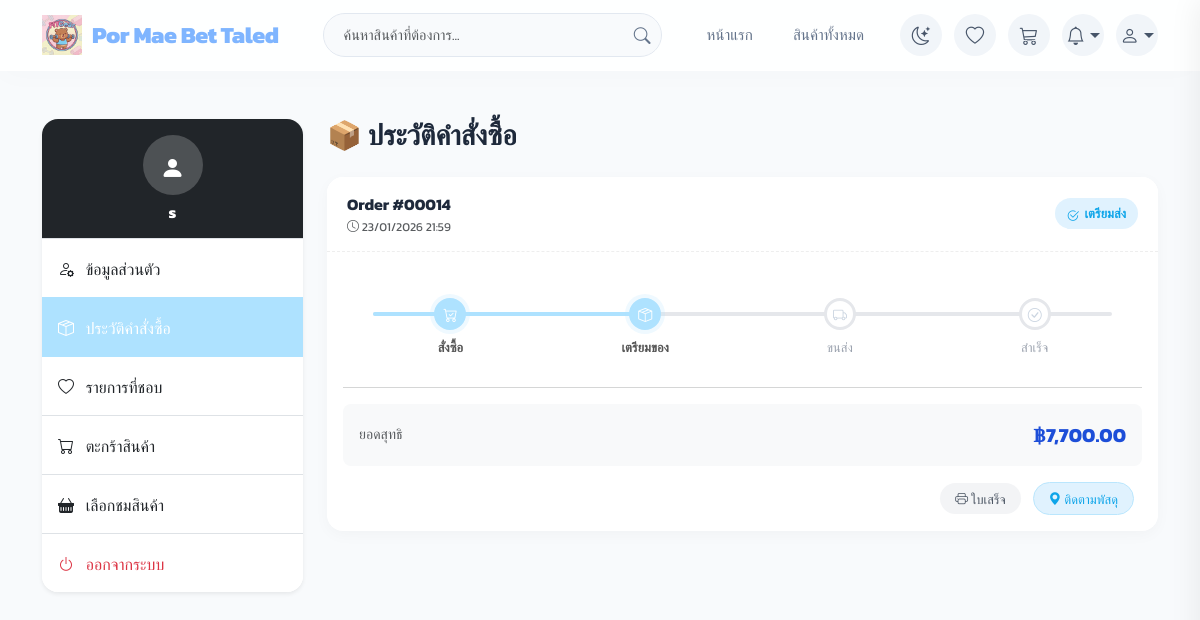
The page /my_orders.php (signed in) on the database as committed earlier.
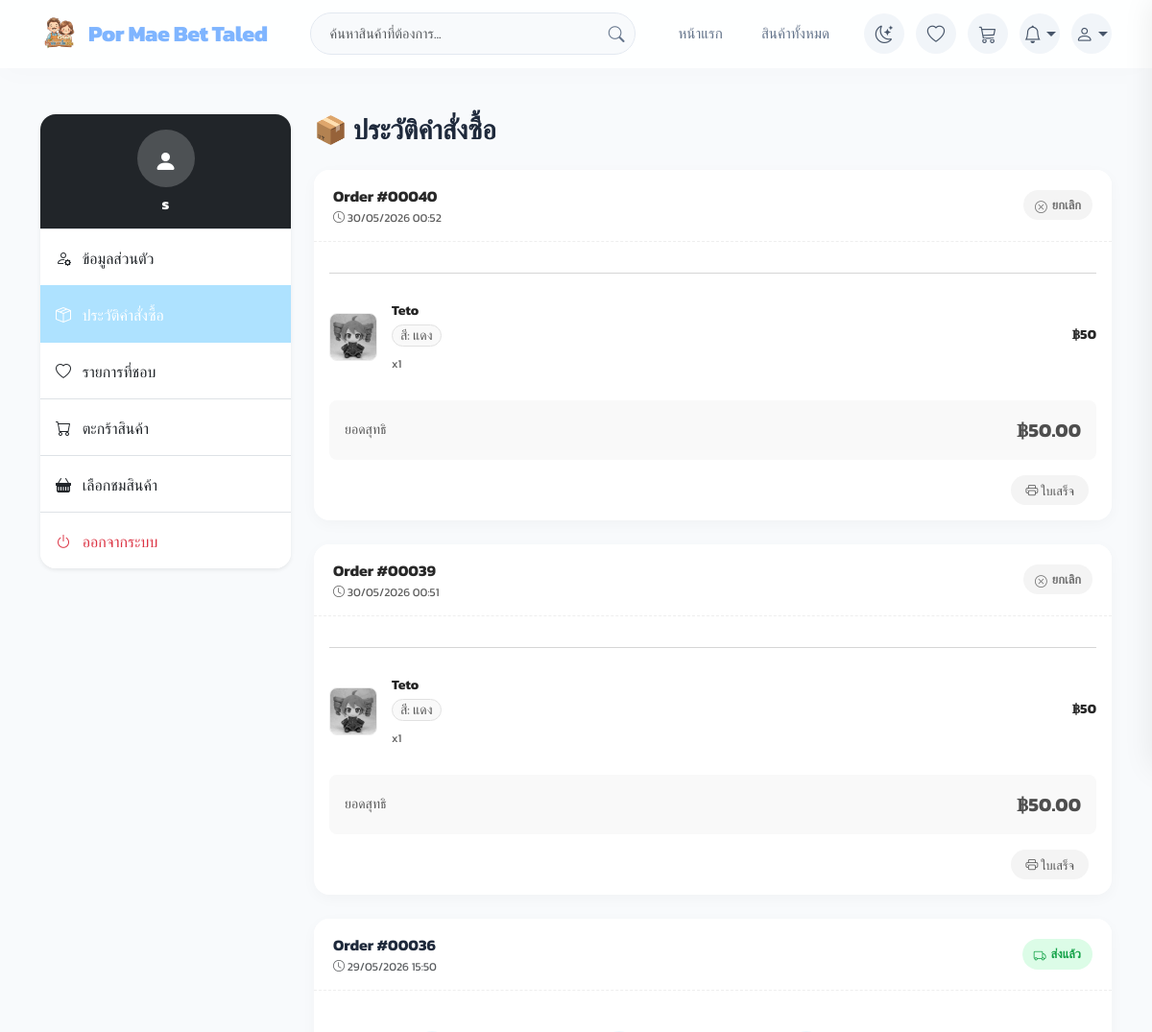
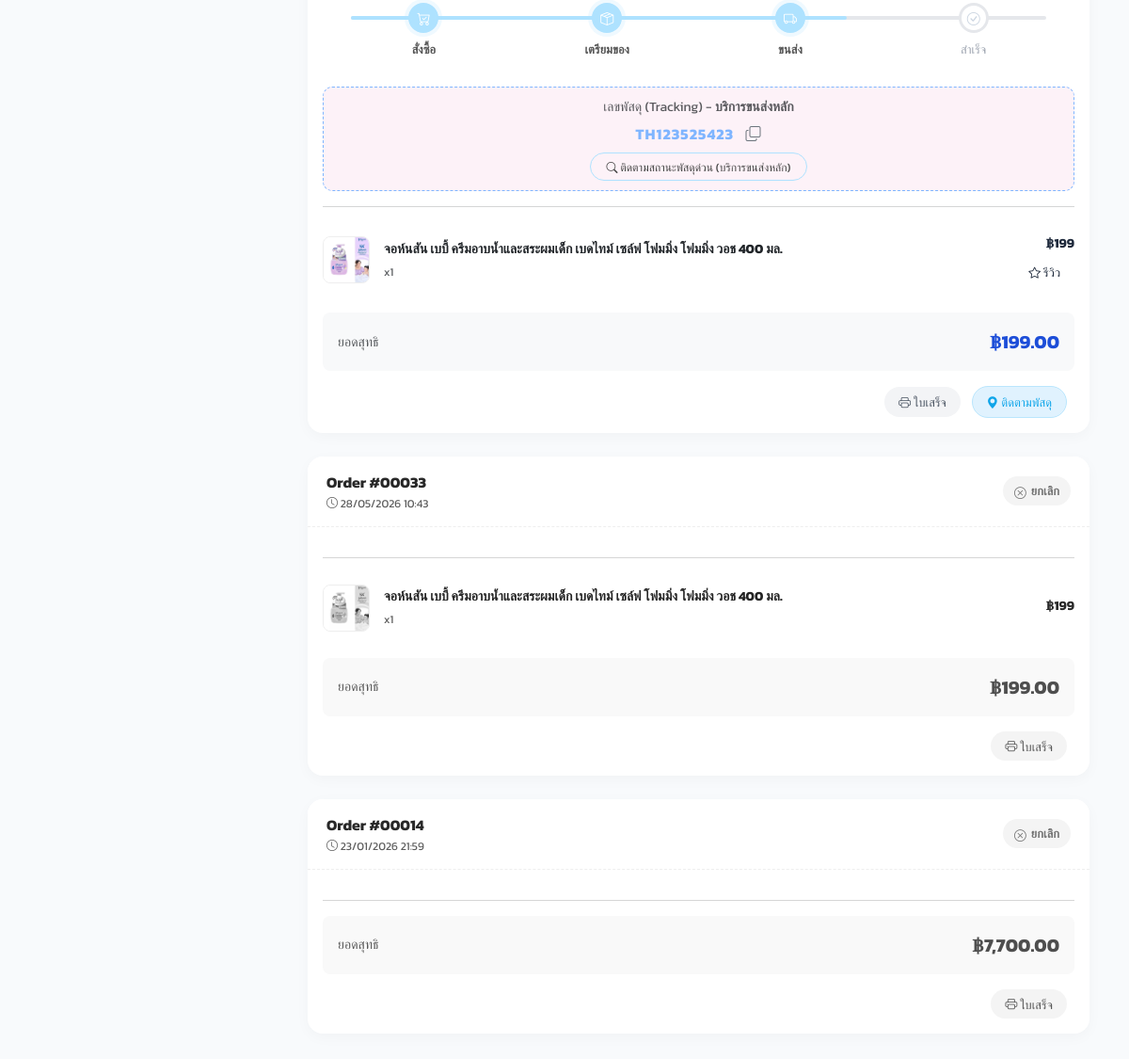
The same page on the database as committed later (2 pictures, top to bottom).
### tables this page shows
CREATE TABLE `shop_settings` (
  `id` int(11) NOT NULL,
  `shop_name` varchar(255) NOT NULL,
  `address` text NOT NULL,
  `phone` varchar(50) DEFAULT NULL,
  `shop_email` varchar(255) DEFAULT NULL,
  `print_remark` text DEFAULT NULL,
  `shop_icon` varchar(255) DEFAULT 'default_icon.png',
  `smtp_host` varchar(100) DEFAULT 'smtp.gmail.com',
  `smtp_port` int(11) DEFAULT 587,
  `smtp_user` varchar(100) DEFAULT NULL,
  `smtp_pass` varchar(100) DEFAULT NULL,
  `smtp_secure` varchar(10) DEFAULT 'tls',
  `auto_flash_sale` int(11) DEFAULT 0,
  `auto_flash_discount` int(11) DEFAULT 20,
  `auto_flash_duration` int(11) DEFAULT 2,
  `welcome_promo_enabled` int(11) DEFAULT 1,
  `welcome_promo_coupon` varchar(50) DEFAULT NULL,
  `shipping_fee_fixed` decimal(10,2) DEFAULT 40.00,
  `shipping_free_threshold` decimal(10,2) DEFAULT 350.00,
  `points_earn_rate` int(11) NOT NULL DEFAULT 100,
  `points_spend_rate` int(11) NOT NULL DEFAULT 1,
  `line_notify_token` varchar(255) DEFAULT NULL
);

CREATE TABLE `orders` (
  `id` int(11) NOT NULL,
  `user_id` int(11) DEFAULT NULL,
  `total_price` decimal(10,2) DEFAULT NULL,
  `discount_amount` decimal(10,2) DEFAULT 0.00,
  `final_price` decimal(10,2) DEFAULT 0.00,
  `coupon_code` varchar(50) DEFAULT NULL,
  `status` enum('pending','approved','shipping','completed','cancelled') DEFAULT 'pending',
  `payment_method` varchar(100) DEFAULT NULL,
  `address` text DEFAULT NULL,
  `payment_slip` varchar(255) DEFAULT NULL,
  `tracking_no` varchar(100) DEFAULT NULL,
  `shipping_carrier` varchar(100) DEFAULT NULL,
  `order_date` timestamp NOT NULL DEFAULT current_timestamp(),
  `admin_note` text DEFAULT NULL,
  `points_earned` int(11) DEFAULT 0,
  `points_spent` int(11) DEFAULT 0,
  `points_discount` decimal(10,2) DEFAULT 0.00
);

CREATE TABLE `order_items` (
  `id` int(11) NOT NULL,
  `order_id` int(11) NOT NULL,
  `product_id` int(11) NOT NULL,
  `quantity` int(11) NOT NULL,
  `price` decimal(10,2) NOT NULL,
  `import_cost` decimal(10,2) DEFAULT 0.00,
  `selected_option` text DEFAULT NULL
);

CREATE TABLE `products` (
  `id` int(11) NOT NULL,
  `category_id` int(11) DEFAULT NULL,
  `name` varchar(255) NOT NULL,
  `price` decimal(10,2) NOT NULL,
  `description` text DEFAULT NULL,
  `image` varchar(255) DEFAULT NULL,
  `stock` int(11) DEFAULT 100,
  `options` text DEFAULT NULL
);

### db.php (called while the page is built, shortened)
<?php
$servername = "localhost";
$username = "herbar79_1234";
$password = "Dc6JtpaKJb2HTNff2qs3";
$dbname = "herbar79_1234";
try {
    $conn = mysqli_connect($servername, $username, $password, $dbname);
} catch (mysqli_sql_exception $e) {
    $conn = false;
}
mysqli_set_charset($conn, "utf8");
mysqli_query($conn, "SET time_zone = '+07:00'");
$check_table = mysqli_query($conn, "SHOW TABLES LIKE 'shop_settings'");
if ($check_table && mysqli_num_rows($check_table) > 0) {
    $shop_info_query = mysqli_query($conn, "SELECT * FROM shop_settings WHERE id=1");
    if ($shop_info_query && mysqli_num_rows($shop_info_query) > 0) {
        $shop_info = mysqli_fetch_assoc($shop_info_query);
        if (!empty($shop_info['shop_icon'])) {
            $current_favicon = "uploads/" . $shop_info['shop_icon'];
        }
    }
}
?>

### my_orders.php (the view, shortened to what the rows shown need)
<?php
include 'db.php';
$user_id = $_SESSION['user_id'];
include 'header.php';
?>
<div class="container py-5">
    <div class="row">
        <div class="col-lg-9">
            <?php
            $sql = "SELECT * FROM orders WHERE user_id = '$user_id' ORDER BY id DESC";
            $res = mysqli_query($conn, $sql);
            if (mysqli_num_rows($res) > 0):
                while($row = mysqli_fetch_assoc($res)):
                    $oid = $row['id'];
                    $status = $row['status'];
                    $s1 = ($status != 'cancelled') ? 'active' : '';
                    $s2 = ($status == 'approved' || $status == 'shipping' || $status == 'completed') ? 'active' : '';
                    $s3 = ($status == 'shipping' || $status == 'completed') ? 'active' : '';
                    $s4 = ($status == 'completed') ? 'active' : '';
            ?>
            <div class="order-card animate__animated animate__fadeInUp <?= $status == 'cancelled' ? 'cancelled' : '' ?>">
                <div class="card-header-custom">
                    <div>
                        <div class="fw-bold">Order #<?= str_pad($row['id'], 5, '0', STR_PAD_LEFT) ?></div>
                        <div class="text-muted small" style="font-size: 0.75rem;"><i class="bi bi-clock"></i> <?= date('d/m/Y H:i', strtotime($row['order_date'])) ?></div>
                    </div>
                    <div>
                        <?php
                        if($status == 'pending') echo '<span class="status-badge status-pending"><i class="bi bi-hourglass-split"></i> รอตรวจสอบ</span>';
                        elseif($status == 'approved') echo '<span class="status-badge status-approved"><i class="bi bi-check2-circle"></i> เตรียมส่ง</span>';
                        elseif($status == 'shipping') echo '<span class="status-badge status-shipping"><i class="bi bi-truck"></i> ส่งแล้ว</span>';
                        elseif($status == 'completed') echo '<span class="status-badge status-completed"><i class="bi bi-check-circle-fill"></i> สำเร็จ</span>';
                        else echo '<span class="status-badge status-cancelled"><i class="bi bi-x-circle"></i> ยกเลิก</span>';
                        ?>
                    </div>
                </div>
                <div class="p-3">
                    <?php if($status != 'cancelled'): ?>
                        <?php
                        $progress_width = match($status) {
                            'pending' => '0%',
                            'approved' => '33%',
                            'shipping' => '66%',
                            'completed' => '100%',
                            default => '0%'
                        };
                        ?>
                        <div class="step-progress">
                            <div class="step-progress-line" style="width: <?= $progress_width ?>;"></div>
                            <div class="step-item <?= $s1 ?>"><div class="step-circle"><i class="bi bi-cart-check"></i></div><div class="step-text">สั่งซื้อ</div></div>
                            <div class="step-item <?= $s2 ?>"><div class="step-circle"><i class="bi bi-box-seam"></i></div><div class="step-text">เตรียมของ</div></div>
                            <div class="step-item <?= $s3 ?>"><div class="step-circle"><i class="bi bi-truck"></i></div><div class="step-text">ขนส่ง</div></div>
                            <div class="step-item <?= $s4 ?>"><div class="step-circle"><i class="bi bi-check-circle"></i></div><div class="step-text">สำเร็จ</div></div>
                        </div>
                        <?php if(($status == 'shipping' || $status == 'completed') && !empty($row['tracking_no'])): ?>
                            <?php
                            $carrier_code = $row['shipping_carrier'] ?? 'other';
                            $carrier_label = match($carrier_code) {
                                'thailandpost' => 'ไปรษณีย์ไทย',
                                'kerry', 'kex' => 'KEX Express',
                                'flash' => 'Flash Express',
                                'jnt' => 'J&T Express',
                                default => 'บริการขนส่งหลัก'
                            };
                            $track_url = match($carrier_code) {
                                'thailandpost' => "https://track.thailandpost.co.th/?trackNumber=" . htmlspecialchars($row['tracking_no']),
                                'kerry', 'kex' => "https://th.kex-express.com/th/track/?track=" . htmlspecialchars($row['tracking_no']),
                                'flash' => "https://www.flashexpress.co.th/tracking/?se=" . htmlspecialchars($row['tracking_no']),
                                'jnt' => "https://www.jtexpress.co.th/index/query/gzquery.html?bills=" . htmlspecialchars($row['tracking_no']),
                                default => "https://t.17track.net/th#nums=" . htmlspecialchars($row['tracking_no'])
                            };
                            ?>
                            <div class="tracking-box">
                                <div class="small text-muted mb-1">เลขพัสดุ (Tracking) - <b><?= $carrier_label ?></b></div>
                                <div class="tracking-number">
                                    <?= htmlspecialchars($row['tracking_no']) ?>
                                    <i class="bi bi-copy ms-2 text-secondary" style="cursor:pointer;" onclick="navigator.clipboard.writeText('<?= htmlspecialchars($row['tracking_no']) ?>'); Swal.fire({toast:true, position:'top-end', icon:'success', title:'คัดลอกเลขพัสดุแล้ว', showConfirmButton:false, timer:1000})"></i>
                                </div>
                                <div class="mt-2">
                                    <a href="<?= $track_url ?>" target="_blank" class="btn btn-sm btn-outline-primary rounded-pill px-3 font-size-xs" style="font-size: 0.75rem; border-color: #AEE2FF; color: #444;">
                                        <i class="bi bi-search"></i> ติดตามสถานะพัสดุด่วน (<?= $carrier_label ?>)
                                    </a>
                                </div>
                            </div>
                        <?php endif; ?>
                    <?php endif; ?>
                    <hr class="text-muted opacity-25 my-3">
                    <div class="mb-3">
                        <?php
                        $items_sql = "SELECT oi.*, p.name, p.image FROM order_items oi JOIN products p ON oi.product_id = p.id WHERE oi.order_id = '$oid'";
                        $items_res = mysqli_query($conn, $items_sql);
                        while($item = mysqli_fetch_assoc($items_res)):
                        ?>
                        <div class="product-item">
                            <a href="product_detail.php?id=<?= $item['product_id'] ?>" class="text-decoration-none d-flex align-items-center" style="flex:1; min-width:0; color:inherit;">
                                <img src="<?= $item['image'] ?>" class="product-img">
                                <div style="flex:1; min-width:0;">
                                    <div class="fw-bold text-dark text-truncate small"><?= $item['name'] ?></div>
                                    <?php if(!empty($item['selected_option'])): ?>
                                        <small class="text-muted bg-light border px-2 py-0 rounded-pill d-inline-block mt-1 mb-1">
                                            <?= $item['selected_option'] ?>
                                        </small>
                                        <br>
                                    <?php endif; ?>
                                    <span class="small text-muted" style="font-size:0.75rem;">x<?= $item['quantity'] ?></span>
                                </div>
                            </a>
                            <div class="text-end">
                                <div class="fw-bold small mb-1">฿<?= number_format($item['price'] * $item['quantity']) ?></div>
                                <?php if($status == 'completed' || $status == 'shipping'): ?>
                                    <?php
                                    $check_reviewed = mysqli_query($conn, "SELECT id FROM product_reviews WHERE user_id = '$user_id' AND product_id = '{$item['product_id']}'");
                                    $has_reviewed = mysqli_num_rows($check_reviewed) > 0;
                                    if ($has_reviewed):
                                    ?>
                                        <span class="text-success small"><i class="bi bi-check-circle-fill"></i> รีวิวแล้ว</span>
                                    <?php else: ?>
                                        <button type="button" onclick="openReviewModal('<?= $item['product_id'] ?>', '<?= htmlspecialchars($item['name']) ?>', '<?= htmlspecialchars($item['image']) ?>')" class="btn-action btn-review border-0 text-decoration-none">
                                            <i class="bi bi-star"></i> รีวิว
                                        </button>
                                    <?php endif; ?>
                                <?php endif; ?>
                            </div>
                        </div>
                        <?php endwhile; ?>
                    </div>
                    <div class="bg-light rounded-3 p-3 mb-3 d-flex justify-content-between align-items-center">
                        <span class="text-muted small">ยอดสุทธิ</span>
                        <span class="fw-bold fs-5 text-blue" style="color:var(--blue-dark)">฿<?= number_format($row['final_price'] > 0 ? $row['final_price'] : $row['total_price'], 2) ?></span>
                    </div>
                    <div class="text-end">
                        <a href="print_invoice.php?id=<?= $row['id'] ?>" target="_blank" class="btn-action btn-view-slip me-2 text-decoration-none">
                            <i class="bi bi-printer"></i> ใบเสร็จ
                        </a>
                        <?php if(in_array($status, ['approved', 'shipping', 'completed'])): ?>
                            <span onclick='showTrackingModal(<?= json_encode([
                                "id" => str_pad($row["id"], 5, "0", STR_PAD_LEFT),
                                "order_date" => $row["order_date"],
                                "status" => $status,
                                "tracking_no" => $row["tracking_no"] ?? "",
                                "shipping_carrier" => $row["shipping_carrier"] ?? "other"
                            ], JSON_HEX_APOS | JSON_HEX_QUOT) ?>)' class="btn-action btn-track me-2"><i class="bi bi-geo-alt-fill"></i> ติดตามพัสดุ</span>
                        <?php endif; ?>
                    </div>
                </div>
            </div>
            <?php endwhile; endif; ?>
        </div>
    </div>
</div>
</body>
</html>

### header.php (shortened to what the rows shown need)
<!DOCTYPE html>
<html lang="th">
<head>
    <link href="https://cdn.jsdelivr.net/npm/bootstrap@5.3.0/dist/css/bootstrap.min.css" rel="stylesheet">
    <link rel="stylesheet" href="https://cdn.jsdelivr.net/npm/bootstrap-icons@1.11.1/font/bootstrap-icons.css">
    <link rel="stylesheet" href="https://cdnjs.cloudflare.com/ajax/libs/animate.css/4.1.1/animate.min.css"/>
    <link rel="stylesheet" href="style.css?v=2.4">
</head>
<body>
<nav class="navbar navbar-expand-lg sticky-top glass-nav">
    <div class="container">
        <a class="navbar-brand d-flex align-items-center" href="index.php">
            <img src="<?= isset($current_favicon) ? $current_favicon : 'assets/default_icon.png' ?>" alt="Logo" style="height: 40px; width: auto; margin-right: 10px; object-fit: contain;">
            <span>Por Mae <span>Bet Taled</span></span>
        </a>
    </div>
</nav>

Rows that differ between the two databases and show on the page:
changed shop_settings: shop_icon: a different picture
added orders: id "00040", order_date "30/05/2026 00:52", status "cancelled" (drawn), final_price "50.00"
added order_items: product.image (picture), product.name "Teto", selected_option "สี: แดง", quantity "1", $item['price'] * $item['quantity'] "50", shown under "00040"
added orders: id "00039", order_date "30/05/2026 00:51", status "cancelled" (drawn), final_price "50.00"
added order_items: product.image (picture), product.name "Teto", selected_option "สี: แดง", quantity "1", $item['price'] * $item['quantity'] "50", shown under "00039"
added orders: id "00036", order_date "29/05/2026 15:50", status "shipping" (drawn), shipping_carrier "บริการขนส่งหลัก", tracking_no "TH123525423", final_price "199.00"
added order_items: product.image (picture), product.name "จอห์นสัน เบบี้ ครีมอาบน้ำและสระผมเด็ก เบดไทม์ เซล์ฟ โฟมมิ่ง โฟมมิ่ง วอช 400 มล.", quantity "1", $item['price'] * $item['quantity'] "199", shown under "00036"
added orders: id "00033", order_date "28/05/2026 10:43", status "cancelled" (drawn), final_price "199.00"
added order_items: product.image (picture), product.name "จอห์นสัน เบบี้ ครีมอาบน้ำและสระผมเด็ก เบดไทม์ เซล์ฟ โฟมมิ่ง โฟมมิ่ง วอช 400 มล.", quantity "1", $item['price'] * $item['quantity'] "199", shown under "00033"
changed orders "00014": status "เตรียมส่ง สั่งซื้อ เตรียมของ ขนส่ง สำเร็จ ติดตามพัสดุ" → "ยกเลิก"
